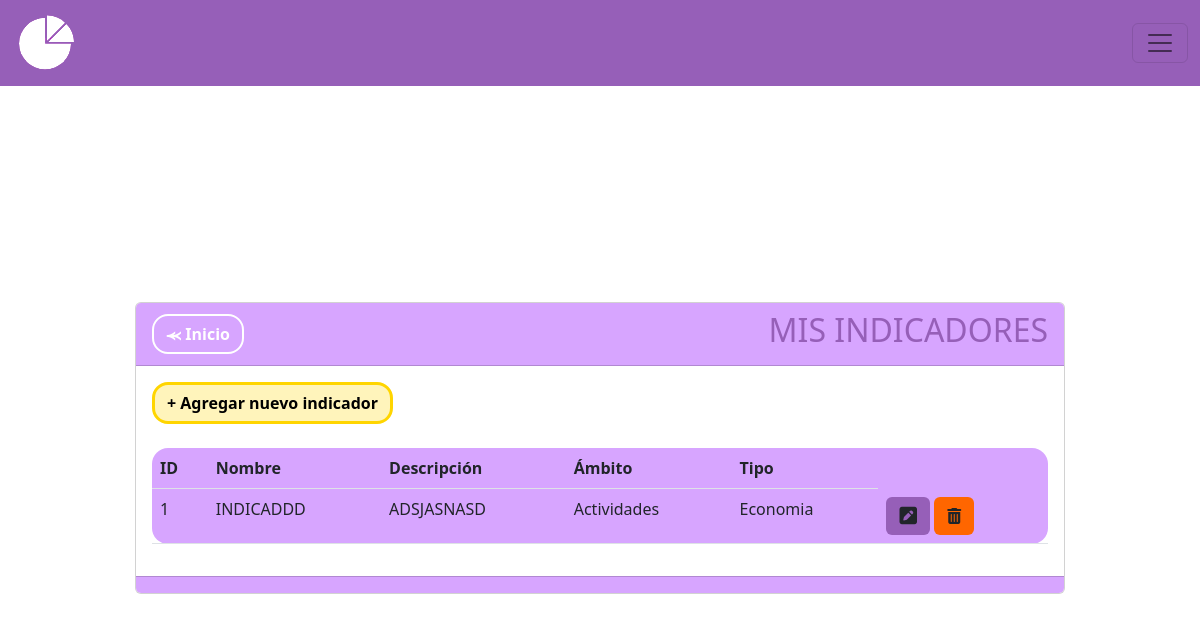
Screenshot of /indicadores with the database file from the repository.
### MIReApp/models.py (models this page shows, shortened)
class Indicador(models.Model):
    id = models.AutoField(primary_key=True)
    nombre = models.CharField(max_length=100,
                              verbose_name='Nombre',
                              unique= True,
                              validators= [
                                  RegexValidator(regex= r'^[a-zA-Z\s]*$',
                                                 message="El nombre no puede contener caracteres especiales.",
                                                 code='invalid_nombre')
                              ])
    descripcion = models.CharField(max_length=100, verbose_name='Descripción', null=True)
    frecuencia = models.CharField(verbose_name='Frecuencia de medición',max_length=10, choices=FRECUENCIAS,default='Anual')
    ambito = models.ForeignKey('Ambito', on_delete=models.CASCADE)
    tipo = models.ForeignKey('Tipo', on_delete=models.CASCADE)

class Ambito(models.Model):
    nombre = models.CharField(max_length=15)
    def __str__(self):
        return self.nombre

class Tipo(models.Model):
    nombre = models.CharField(max_length=15)
    ambito = models.ForeignKey(Ambito, on_delete=models.CASCADE)
    def __str__(self):
        return self.nombre

### MIReApp/views.py (the view)
# urls.py: path('indicadores',views.indicadores, name='indicadores'),
def indicadores(request):
    indicadores = Indicador.objects.all()
    return render(request, 'indicadores/indexindicador.html', {'indicador': indicadores})

### MIReApp/templates/indicadores/indexindicador.html (shortened to what this page needs)
{% extends "base.html" %}
{% block contenido %}
<br>
<br>
<br>
<center>
    <link rel="stylesheet" href="https://cdnjs.cloudflare.com/ajax/libs/font-awesome/6.4.2/css/all.min.css">
    <div class="col-md-10 card" style="text-align: left;">
        <div class="card-header" style="background-color: #D7A5FF;">
            <div style="display: flex; justify-content: space-between; align-items: center;">
                <span><a href="{% url 'inicio' %}" class="btn btn-secondary rounded-4 fw-bold" style="background-color: transparent; color:white;border-color: white;border-width: 2px;">⪻ Inicio</a></span>
                <span><h2>MIS INDICADORES</h2></span>
            </div>
        </div>
        <div class="card-body">
            <a name="" id="" class="btn fw-bold rounded-4" href="{% url 'crear_indicador' %}" style="background-color: #fff4bb;color: #000000;border-color: #ffd500;border-width: 3px;">+ Agregar nuevo indicador</a>
            <br>
            <br>
            <div class="table-responsive">
                <table class="table rounded-4" style="background-color: #D7A5FF;">
                    <thead>
                        <tr>
                            <th scope="col">ID</th>
                            <th scope="col">Nombre</th>
                            <th scope="col">Descripción</th>
                            <th scope="col">Ámbito</th>
                            <th scope="col">Tipo</th>
                        </tr>
                    </thead>
                    <tbody>
                        {% for indi in indicador %}
                        <tr class="">
                            <td scope="row">{{ indi.id }}</td>
                            <td>{{ indi.nombre }}</td>
                            <td>{{ indi.descripcion }}</td>
                            <td>{{ indi.ambito }}</td>
                            <td>{{ indi.tipo }}</td>
                            <td>
                                <a name="" id="" class="btn" style="background-color: #965FB8;" href=""><i class="fa-solid fa-square-pen fa-lg"></i></a></a>
                                <a name="" id="" class="btn" style="background-color: #f60;" href="" role="button"><i class="fa-solid fa-trash-can"></i></a>
                            </td>
                        </tr>
                        {% endfor %}
                    </tbody>
                </table>
            </div>
        </div>
        <div class="card-footer text-muted" style="background-color: #D7A5FF;">
        </div>
    </div>
</center>
{% endblock %}

### MIReApp/static/css/base.css (style rules this page uses)
html, body { margin: 0; width: 100%; height: 100%; display: flex; justify-content: center; align-items: center; font-family: 'Dosis', sans-serif; font-weight: 300; -webkit-user-select: none; -moz-user-select: none; -ms-user-select: none; user-select: none; }
h2 { color: #965FB8; }

### rows the page displays
Indicador: id "1", nombre "INDICADDD", descripcion "ADSJASNASD", ambito "Actividades", tipo "Economia"
